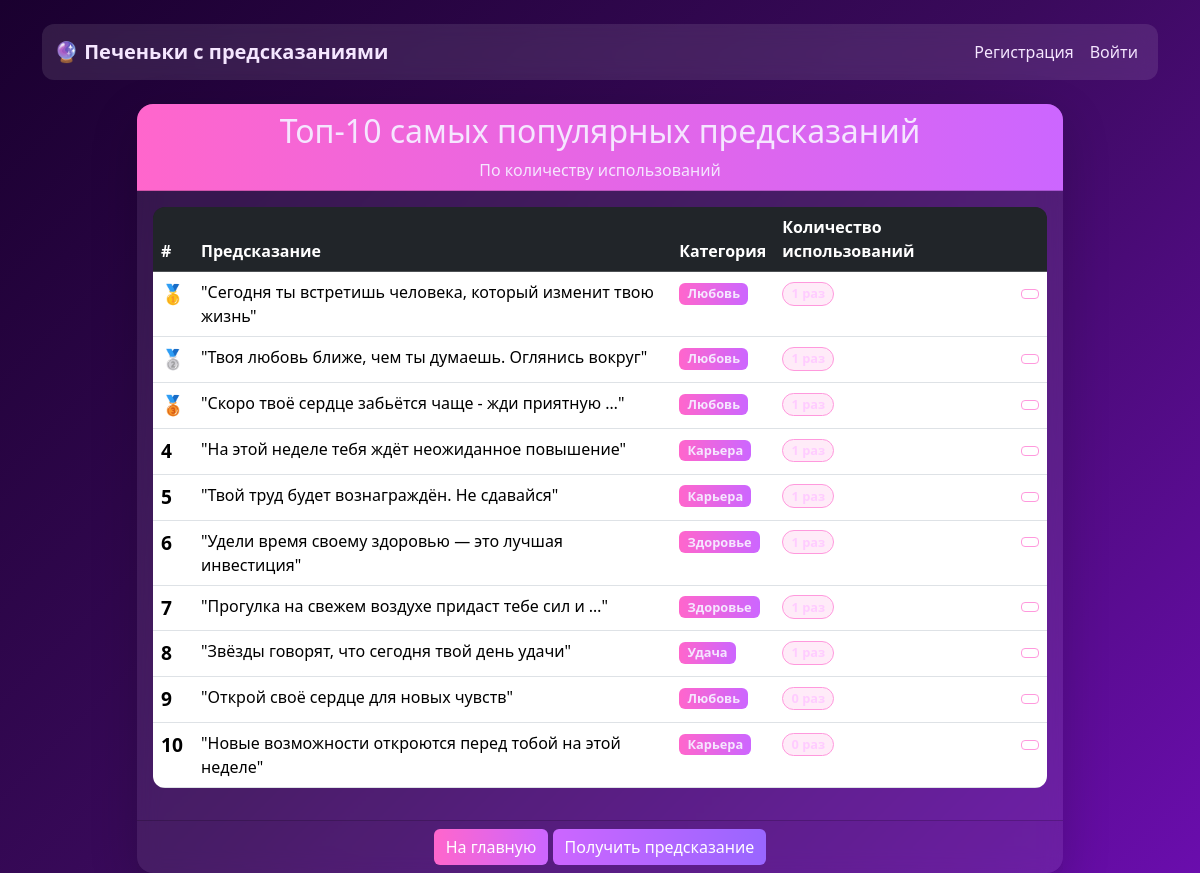
The page /top/ on the database its author committed.
### predictions/models.py (models this page shows, shortened)
class FortuneCookie(models.Model):
    text = models.TextField(verbose_name="Текст предсказания")
    category = models.ForeignKey(
        'Category',
        on_delete=models.CASCADE,
        related_name='cookies',
        verbose_name="Категория"
    )
    created_by = models.ForeignKey(
        'users.CustomUser',
        on_delete=models.SET_NULL,
        null=True,
        blank=True,
        verbose_name="Создано пользователем"
    )
    is_active = models.BooleanField(default=True, verbose_name="Активно")
    created_at = models.DateTimeField(auto_now_add=True, verbose_name="Дата создания")
    usage_count = models.PositiveIntegerField(default=0, verbose_name="Количество использований")
    class Meta:
        verbose_name = "Печенье с предсказанием"
        verbose_name_plural = "Печеньки с предсказаниями"

class Category(models.Model):
    name = models.CharField(max_length=50, verbose_name="Название")
    description = models.TextField(blank=True, verbose_name="Описание")
    class Meta:
        verbose_name = "Категория"
        verbose_name_plural = "Категории"

### predictions/views.py (the view)
# urls.py: path('top/', views.top_cookies, name='top_cookies'),
def top_cookies(request):
    top_list = FortuneCookie.objects.filter(is_active=True).order_by('-usage_count')[:10]
    context = {
        'top_cookies': top_list,
    }
    return render(request, 'top_cookies.html', context)

### predictions/templates/top_cookies.html (shortened to what this page needs)
{% extends 'base.html' %}
{% block content %}
<div class="row justify-content-center">
    <div class="col-md-10">
        <div class="card shadow-lg">
            <div class="card-header text-center">
                <h2>Топ-10 самых популярных предсказаний</h2>
                <p class="mb-0">По количеству использований</p>
            </div>
            <div class="card-body">
                {% if top_cookies %}
                    <div class="table-responsive">
                        <table class="table table-hover">
                            <thead class="table-dark">
                                <tr>
                                    <th>#</th>
                                    <th>Предсказание</th>
                                    <th>Категория</th>
                                    <th>Количество использований</th>
                                    <th></th>
                                </tr>
                            </thead>
                            <tbody>
                                {% for cookie in top_cookies %}
                                <tr>
                                    <td>
                                        {% if forloop.counter == 1 %}
                                            🥇
                                        {% elif forloop.counter == 2 %}
                                            🥈
                                        {% elif forloop.counter == 3 %}
                                            🥉
                                        {% else %}
                                            {{ forloop.counter }}
                                        {% endif %}
                                    </td>
                                    <td>"{{ cookie.text|truncatewords:8 }}"</td>
                                    <td><span class="badge bg-primary">{{ cookie.category.name }}</span></td>
                                    <td>
                                        <span class="badge bg-success rounded-pill">
                                            {{ cookie.usage_count }} раз
                                        </span>
                                    </td>
                                    <td>
                                        <a href="{% url 'add_to_favorites' cookie.id %}?next={{ request.path }}"
                                           class="btn btn-sm btn-outline-danger">
                                        </a>
                                    </td>
                                </tr>
                                {% endfor %}
                            </tbody>
                        </table>
                    </div>
                {%else %}
                    <div class="alert alert-info text-center">
                        <h5>Пока нет предсказаний</h5>
                        <p>Добавьте предсказания через админку</p>
                    </div>
                {% endif %}
            </div>
            <div class="card-footer text-center">
                <a href="{% url 'home' %}" class="btn btn-primary">На главную</a>
                <a href="{% url 'get_prediction' %}" class="btn btn-success">Получить предсказание</a>
            </div>
        </div>
    </div>
</div>
{% endblock %}

### templates/base.html (style rules this page uses)
body { background: linear-gradient(135deg, #1a002f, #3a0a5c, #6a0dad); min-height: 100vh; color: #f5e6ff; }
.card { background: rgba(255, 255, 255, 0.08); backdrop-filter: blur(10px); border: none; border-radius: 16px; color: #fff; }
.card-header { background: linear-gradient(90deg, #ff66cc, #cc66ff); color: white !important; border-radius: 16px 16px 0 0 !important; }
.btn-primary { background: linear-gradient(90deg, #ff66cc, #cc66ff); border: none; }
.btn-success { background: linear-gradient(90deg, #cc66ff, #9966ff); border: none; }
.table { color: #fff; background: rgba(255, 255, 255, 0.05); border-radius: 12px; overflow: hidden; }
.table thead { background: rgba(0, 0, 0, 0.4); }
.table tbody tr { background: transparent; color: #f5e6ff; }
a { color: #ff99dd; }
.card { transition: 0.3s; }
.badge { font-size: 0.8rem; }
a { text-decoration: none; }
.btn { transition: all 0.3s ease; }
body, p, span, div, small, strong, h1, h2, h3, h4, h5 { color: #f5e6ff; }
.btn-outline-primary, .btn-outline-danger, .btn-outline-secondary, .btn-outline-warning { color: #ff99dd; border: 1px solid #ff99dd; background: transparent; }
.card, .card p, .card span, .card small { color: #f5e6ff !important; }
.badge.bg-primary { background: linear-gradient(90deg, #ff66cc, #cc66ff) !important; }
.badge.bg-success { background: rgba(255, 153, 221, 0.2) !important; color: #ffccff !important; border: 1px solid #ff99dd; }
td:first-child { font-size: 1.2rem; font-weight: bold; }
.btn-outline-danger { color: #ff99dd !important; border-color: #ff99dd !important; }

### rows shown on the page
FortuneCookie: text "Сегодня ты встретишь человека, который изменит твою жизнь", category.name "Любовь"
FortuneCookie: text "Твоя любовь ближе, чем ты думаешь. Оглянись вокруг", category.name "Любовь"
FortuneCookie: text "Скоро твоё сердце забьётся чаще - жди приятную …", category.name "Любовь"
FortuneCookie: text "На этой неделе тебя ждёт неожиданное повышение", category.name "Карьера"
FortuneCookie: text "Твой труд будет вознаграждён. Не сдавайся", category.name "Карьера"
FortuneCookie: text "Удели время своему здоровью — это лучшая инвестиция", category.name "Здоровье"
FortuneCookie: text "Прогулка на свежем воздухе придаст тебе сил и …", category.name "Здоровье"
FortuneCookie: text "Звёзды говорят, что сегодня твой день удачи", category.name "Удача"
FortuneCookie: text "Открой своё сердце для новых чувств", category.name "Любовь"
FortuneCookie: text "Новые возможности откроются перед тобой на этой неделе", category.name "Карьера"
